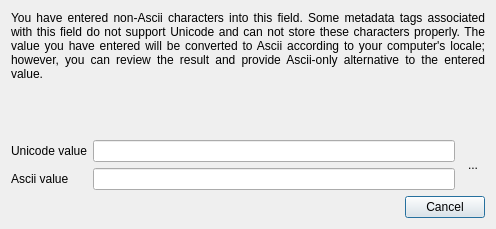
<?xml version="1.0" encoding="UTF-8"?>
<ui version="4.0">
 <class>AsciiStringDialogClass</class>
 <widget class="QDialog" name="AsciiStringDialogClass">
  <property name="windowModality">
   <enum>Qt::ApplicationModal</enum>
  </property>
  <property name="geometry">
   <rect>
    <x>0</x>
    <y>0</y>
    <width>496</width>
    <height>229</height>
   </rect>
  </property>
  <property name="windowTitle">
   <string>Edit non-unicode string</string>
  </property>
  <property name="windowIcon">
   <iconset resource="analogexif.qrc">
    <normaloff>:/images/icons/film_edit.png</normaloff>:/images/icons/film_edit.png</iconset>
  </property>
  <property name="modal">
   <bool>true</bool>
  </property>
  <layout class="QVBoxLayout" name="verticalLayout">
   <item>
    <widget class="QLabel" name="label">
     <property name="text">
      <string>You have entered non-Ascii characters into this field. Some metadata tags associated with this field do not support Unicode and can not store these characters properly. The value you have entered will be converted to Ascii according to your computer's locale; however, you can review the result and provide Ascii-only alternative to the entered value.</string>
     </property>
     <property name="alignment">
      <set>Qt::AlignJustify|Qt::AlignTop</set>
     </property>
     <property name="wordWrap">
      <bool>true</bool>
     </property>
    </widget>
   </item>
   <item>
    <layout class="QHBoxLayout" name="horizontalLayout">
     <item>
      <layout class="QFormLayout" name="formLayout">
       <property name="fieldGrowthPolicy">
        <enum>QFormLayout::ExpandingFieldsGrow</enum>
       </property>
       <item row="0" column="0">
        <widget class="QLabel" name="label_2">
         <property name="text">
          <string>Unicode value</string>
         </property>
        </widget>
       </item>
       <item row="0" column="1">
        <widget class="QLineEdit" name="unicodeEdit">
         <property name="sizePolicy">
          <sizepolicy hsizetype="Expanding" vsizetype="Fixed">
           <horstretch>0</horstretch>
           <verstretch>0</verstretch>
          </sizepolicy>
         </property>
        </widget>
       </item>
       <item row="1" column="0">
        <widget class="QLabel" name="label_3">
         <property name="text">
          <string>Ascii value</string>
         </property>
        </widget>
       </item>
       <item row="1" column="1">
        <widget class="QLineEdit" name="asciiEdit"/>
       </item>
      </layout>
     </item>
     <item>
      <widget class="QToolButton" name="copyBtn">
       <property name="toolTip">
        <string>Copy and convert text from Unicode to Ascii</string>
       </property>
       <property name="text">
        <string>...</string>
       </property>
       <property name="icon">
        <iconset resource="analogexif.qrc">
         <normaloff>:/images/icons/arrow_undo.png</normaloff>:/images/icons/arrow_undo.png</iconset>
       </property>
       <property name="autoRaise">
        <bool>true</bool>
       </property>
      </widget>
     </item>
    </layout>
   </item>
   <item>
    <widget class="QDialogButtonBox" name="buttonBox">
     <property name="standardButtons">
      <set>QDialogButtonBox::Cancel</set>
     </property>
    </widget>
   </item>
  </layout>
 </widget>
 <layoutdefault spacing="6" margin="11"/>
 <resources>
  <include location="analogexif.qrc"/>
 </resources>
 <connections/>
</ui>
